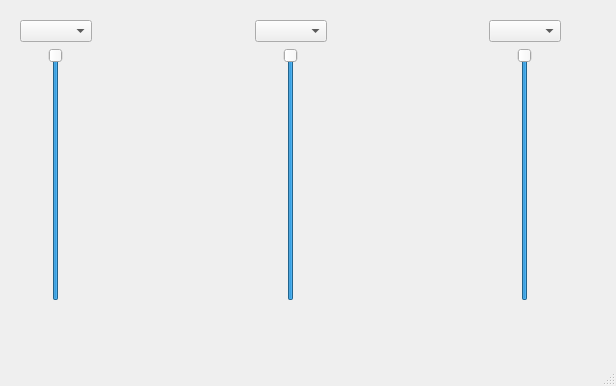
<?xml version="1.0" encoding="UTF-8"?>
<ui version="4.0">
 <class>MainWindow</class>
 <widget class="QMainWindow" name="MainWindow">
  <property name="geometry">
   <rect>
    <x>0</x>
    <y>0</y>
    <width>616</width>
    <height>386</height>
   </rect>
  </property>
  <property name="windowTitle">
   <string>MainWindow</string>
  </property>
  <widget class="QWidget" name="centralwidget">
   <widget class="QWidget" name="">
    <property name="geometry">
     <rect>
      <x>20</x>
      <y>20</y>
      <width>541</width>
      <height>281</height>
     </rect>
    </property>
    <layout class="QHBoxLayout" name="horizontalLayout_4">
     <item>
      <layout class="QVBoxLayout" name="verticalLayout">
       <item>
        <widget class="QComboBox" name="comboBox"/>
       </item>
       <item>
        <layout class="QHBoxLayout" name="horizontalLayout">
         <item>
          <widget class="QSlider" name="verticalSlider">
           <property name="maximum">
            <number>100</number>
           </property>
           <property name="value">
            <number>100</number>
           </property>
           <property name="orientation">
            <enum>Qt::Vertical</enum>
           </property>
          </widget>
         </item>
        </layout>
       </item>
      </layout>
     </item>
     <item>
      <spacer name="horizontalSpacer">
       <property name="orientation">
        <enum>Qt::Horizontal</enum>
       </property>
       <property name="sizeHint" stdset="0">
        <size>
         <width>40</width>
         <height>20</height>
        </size>
       </property>
      </spacer>
     </item>
     <item>
      <layout class="QVBoxLayout" name="verticalLayout_2">
       <item>
        <widget class="QComboBox" name="comboBox_2"/>
       </item>
       <item>
        <layout class="QHBoxLayout" name="horizontalLayout_2">
         <item>
          <widget class="QSlider" name="verticalSlider_2">
           <property name="maximum">
            <number>100</number>
           </property>
           <property name="value">
            <number>100</number>
           </property>
           <property name="orientation">
            <enum>Qt::Vertical</enum>
           </property>
          </widget>
         </item>
        </layout>
       </item>
      </layout>
     </item>
     <item>
      <spacer name="horizontalSpacer_2">
       <property name="orientation">
        <enum>Qt::Horizontal</enum>
       </property>
       <property name="sizeHint" stdset="0">
        <size>
         <width>40</width>
         <height>20</height>
        </size>
       </property>
      </spacer>
     </item>
     <item>
      <layout class="QVBoxLayout" name="verticalLayout_3">
       <item>
        <widget class="QComboBox" name="comboBox_3"/>
       </item>
       <item>
        <layout class="QHBoxLayout" name="horizontalLayout_3">
         <item>
          <widget class="QSlider" name="verticalSlider_3">
           <property name="maximum">
            <number>100</number>
           </property>
           <property name="value">
            <number>100</number>
           </property>
           <property name="orientation">
            <enum>Qt::Vertical</enum>
           </property>
          </widget>
         </item>
        </layout>
       </item>
      </layout>
     </item>
    </layout>
   </widget>
  </widget>
  <widget class="QMenuBar" name="menubar">
   <property name="geometry">
    <rect>
     <x>0</x>
     <y>0</y>
     <width>616</width>
     <height>25</height>
    </rect>
   </property>
  </widget>
  <widget class="QStatusBar" name="statusbar"/>
 </widget>
 <resources/>
 <connections/>
</ui>
